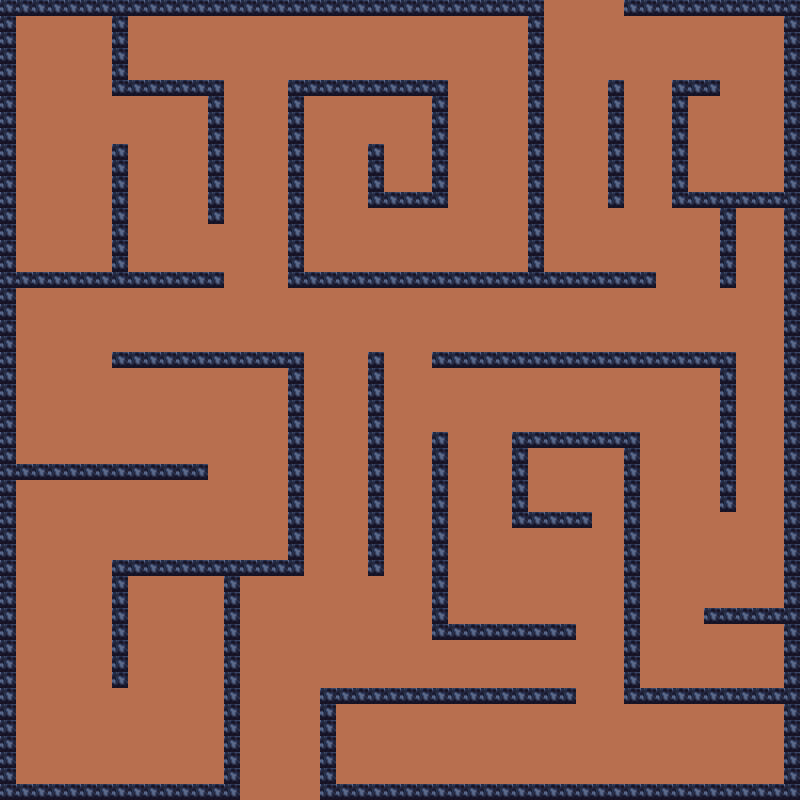

Tiled map render using the project's own tile images. Description and the map definition, with tile-layer contents summarised, below:
An orthogonal 50x50 tile map with 16x16 px tiles, 2 tile layers (floor, walls), 2 tilesets and 89 objects (42x collision, enter_lab2_hiver, spawn_hiver_lab2, enter_lab2_hall, spawn_hall_lab2, ...).

<map version="1.9" tiledversion="1.9.0" orientation="orthogonal" renderorder="right-down" width="50" height="50" tilewidth="16" tileheight="16" infinite="0" nextlayerid="5" nextobjectid="94">
 <tileset firstgid="1" source="donjon.tsx" />
 <tileset firstgid="257" source="donjon1.tsx" />
 <layer id="1" name="floor" width="50" height="50">
  <data>[2500 cells, 2500 non-empty, 16 distinct tile ids]</data>
 </layer>
 <layer id="2" name="walls" width="50" height="50">
  <data>[2500 cells, 528 non-empty, 1 distinct tile ids]</data>
 </layer>
 <objectgroup id="3" name="objects">
  <object id="1" name="collision" x="2.66667" y="0" width="539.333" height="15.3333" />
  <object id="2" name="collision" x="624.667" y="0.666667" width="175.333" height="14.6667" />
  <object id="3" name="collision" x="608.667" y="80" width="16" height="126.667" />
  <object id="4" name="collision" x="672.667" y="81.3333" width="15.3333" height="126.667" />
  <object id="5" name="collision" x="689.333" y="80" width="29.3333" height="14.6667" />
  <object id="6" name="collision" x="688.667" y="190.667" width="96" height="16" />
  <object id="7" name="collision" x="720" y="206.667" width="16" height="81.3333" />
  <object id="8" name="collision" x="529.333" y="16" width="14" height="256" />
  <object id="9" name="collision" x="785.333" y="17.3333" width="14" height="781.333" />
  <object id="10" name="collision" x="290" y="272.667" width="363.333" height="12.6667" />
  <object id="11" name="collision" x="290" y="82" width="13.3333" height="188" />
  <object id="12" name="collision" x="306" y="81.3333" width="140.667" height="14.6667" />
  <object id="13" name="collision" x="433.333" y="96.6667" width="14" height="109.333" />
  <object id="14" name="collision" x="370.667" y="190.667" width="60.6667" height="16" />
  <object id="15" name="collision" x="370.667" y="145.333" width="13.3333" height="44.6667" />
  <object id="16" name="collision" x="114" y="16.6667" width="12.6667" height="78" />
  <object id="17" name="collision" x="130" y="80" width="92" height="15.3333" />
  <object id="18" name="collision" x="209.333" y="95.3333" width="14.6667" height="130" />
  <object id="19" x="112" y="142" width="1.33333" />
  <object id="20" name="collision" x="113.333" y="142" width="11.3333" height="130.667" />
  <object id="21" name="collision" x="19.3333" y="271.333" width="205.333" height="18.6667" />
  <object id="22" name="collision" x="1.33333" y="16.6667" width="14.6667" height="781.333" />
  <object id="23" name="collision" x="17.3333" y="782" width="222.667" height="17.3333" />
  <object id="24" name="collision" x="112.667" y="560" width="14" height="126.667" />
  <object id="25" name="collision" x="128" y="561.333" width="175.333" height="14" />
  <object id="26" name="collision" x="224.667" y="576.667" width="14" height="204.667" />
  <object id="27" name="collision" x="18.6667" y="464" width="189.333" height="15.3333" />
  <object id="28" name="collision" x="114.667" y="352" width="190.667" height="15.3333" />
  <object id="29" name="collision" x="291.333" y="368" width="10.6667" height="194" />
  <object id="30" name="collision" x="369.333" y="353.333" width="15.3333" height="221.333" />
  <object id="31" name="collision" x="432.667" y="434" width="15.3333" height="204" />
  <object id="32" name="collision" x="448.667" y="623.333" width="128.667" height="16" />
  <object id="33" name="collision" x="321.333" y="688.667" width="254" height="14" />
  <object id="34" name="collision" x="322" y="703.333" width="14" height="94.6667" />
  <object id="35" name="collision" x="338" y="783.333" width="446.667" height="16" />
  <object id="36" name="collision" x="510.667" y="510.667" width="80.6667" height="16" />
  <object id="37" name="collision" x="512" y="433.333" width="16" height="76" />
  <object id="38" name="collision" x="530.667" y="432" width="108.667" height="15.3333" />
  <object id="39" name="collision" x="627.333" y="448" width="12.6667" height="255.333" />
  <object id="40" name="collision" x="704.667" y="608.667" width="78" height="13.3333" />
  <object id="41" name="collision" x="640" y="688.667" width="146" height="15.3333" />
  <object id="42" name="collision" x="434.667" y="352.667" width="301.333" height="14.6667" />
  <object id="43" name="collision" x="721.333" y="368.667" width="14" height="141.333" />
  <object id="44" name="enter_lab2_hiver" x="241.333" y="790" width="78.6667" height="9.33333" />
  <object id="45" name="spawn_hiver_lab2" x="270.667" y="691.333">
   <point />
  </object>
  <object id="92" name="enter_lab2_hall" x="544.667" y="0" width="79.6667" height="10" />
  <object id="93" name="spawn_hall_lab2" x="592" y="33.6667">
   <point />
  </object>
 </objectgroup>
 <objectgroup id="4" name="pathMonsters">
  <object id="46" name="boss_path1" x="400" y="624" width="16.1818" height="16.3636" />
  <object id="47" name="boss_path2" x="400.182" y="304" width="16" height="16" />
  <object id="48" name="boss_path3" x="320.364" y="304" width="16" height="15.2727" />
  <object id="49" name="boss_path4" x="320.182" y="624" width="15.4545" height="16" />
  <object id="50" name="boss1_path1" x="400.364" y="399.636" width="14.9091" height="15.6364" />
  <object id="51" name="boss1_path2" x="672.909" y="400.182" width="14.7273" height="16" />
  <object id="52" name="boss1_path3" x="672.087" y="576.087" width="15.913" height="15.913" />
  <object id="53" name="boss1_path4" x="752.5" y="575.75" width="15.25" height="15.75" />
  <object id="54" name="boss1_path5" x="752.42" y="319.854" width="15.5" height="15.75" />
  <object id="55" name="boss1_path6" x="400.417" y="321.083" width="15.5758" height="15.4545" />
  <object id="56" name="boss2_path1" x="192.667" y="303.667" width="16" height="16" />
  <object id="57" name="boss2_path2" x="33" y="304.333" width="14.6667" height="16" />
  <object id="58" name="boss2_path3" x="32.6667" y="433" width="15.3333" height="14.6667" />
  <object id="59" name="boss2_path4" x="224.333" y="432" width="14.6667" height="15.6667" />
  <object id="60" name="boss2_path5" x="225" y="496.333" width="14.6667" height="15.3333" />
  <object id="62" name="boss2_path6" x="48.3333" y="496" width="15" height="15.6667" />
  <object id="63" name="boss2_path7" x="49.3333" y="752.333" width="14" height="16.3333" />
  <object id="64" name="boss2_path8" x="193.333" y="753" width="14" height="14.6667" />
  <object id="65" name="boss2_path9" x="191.667" y="592" width="16.6667" height="16.3333" />
  <object id="66" name="boss2_path10" x="145" y="592.333" width="15.3333" height="15.3333" />
  <object id="67" name="boss2_path11" x="144.333" y="704.333" width="15.3333" height="14.6667" />
  <object id="68" name="boss2_path12" x="65.3333" y="704.333" width="14.3333" height="15.6667" />
  <object id="69" name="boss2_path13" x="64" y="527.333" width="15.6667" height="16" />
  <object id="70" name="boss2_path14" x="257" y="528" width="15.3333" height="16" />
  <object id="71" name="boss2_path15" x="256.667" y="384.333" width="15" height="15.6667" />
  <object id="72" name="boss2_path16" x="80.6667" y="384" width="15" height="16.3333" />
  <object id="73" name="boss2_path17" x="81" y="320" width="15" height="15.6667" />
  <object id="74" name="boss2_path18" x="192.667" y="320.333" width="16" height="15" />
  <object id="76" name="boss3_path1" x="560.25" y="224" width="16.25" height="15.5" />
  <object id="77" name="boss3_path2" x="641" y="224" width="14.5" height="16" />
  <object id="78" name="boss3_path3" x="641" y="48.25" width="14.75" height="15" />
  <object id="79" name="boss3_path4" x="560.75" y="48" width="15.25" height="15.5" />
  <object id="80" name="boss4_path1" x="176.5" y="32.0455" width="15.1364" height="15.7273" />
  <object id="81" name="boss4_path2" x="448.045" y="32.0455" width="16" height="15.6818" />
  </objectgroup>
</map>
<!-- 8 of 89 objects omitted -->
